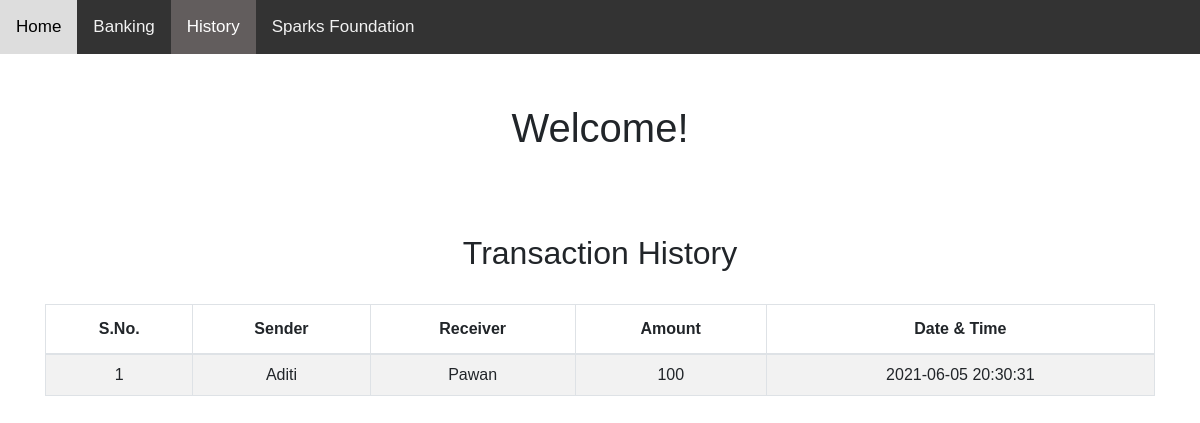
The page /transactionhistory.php on the database its author committed.
### tables this page shows
CREATE TABLE `transaction` (
  `sno` int(3) NOT NULL,
  `sender` text NOT NULL,
  `receiver` text NOT NULL,
  `balance` int(8) NOT NULL,
  `datetime` datetime NOT NULL DEFAULT CURRENT_TIMESTAMP
);

### transactionhistory.php (the view, shortened to what this page needs)
<!DOCTYPE html>
<html>
<head>
<link rel="stylesheet" href="https://cdnjs.cloudflare.com/ajax/libs/font-awesome/4.7.0/css/font-awesome.min.css">
<link rel="stylesheet" href="https://stackpath.bootstrapcdn.com/bootstrap/4.5.2/css/bootstrap.min.css">
<link rel="stylesheet" href="style.css">
</head>
<body>
<div class="topnav" id="myTopnav">
  <a href="index.php" >Home</a>
 <a href="transfermoney.php">Banking</a>
  <a href="transactionhistory.php" class="active" style=" background-color: #625D5D ;">History</a>
  <a href="https://www.thesparksfoundationsingapore.org/">Sparks Foundation</a>
</div>
<section id="main" class="coloured-section">
        <div class="container" style="padding-bottom: 50px; padding-top: 50px;">
            <h1>
                Welcome!
            </h1>
        </div>
    </section>
    <section >
	<div class="container">
        <h2 class="text-center pt-4">Transaction History</h2>
       <br>
       <div class="table-responsive-sm">
    <table class="table table-hover table-striped table-condensed table-bordered">
        <thead>
            <tr>
                <th class="text-center">S.No.</th>
                <th class="text-center">Sender</th>
                <th class="text-center">Receiver</th>
                <th class="text-center">Amount</th>
                <th class="text-center">Date & Time</th>
            </tr>
        </thead>
        <tbody>
        <?php
            include 'config.php';
            $sql ="select * from transaction";
            $query =mysqli_query($conn, $sql);
            while($rows = mysqli_fetch_assoc($query))
            {
        ?>
            <tr>
            <td class="py-2"><?php echo $rows['sno']; ?></td>
            <td class="py-2"><?php echo $rows['sender']; ?></td>
            <td class="py-2"><?php echo $rows['receiver']; ?></td>
            <td class="py-2"><?php echo $rows['balance']; ?> </td>
            <td class="py-2"><?php echo $rows['datetime']; ?> </td>
        <?php
            }
        ?>
        </tbody>
    </table>
    </div>
    </section>
</body>
</html>

### style.css (style rules this page uses)
body { text-align: center; margin: 0; font-family: Arial, Helvetica, sans-serif; }
.topnav { overflow: hidden; background-color: #333; }
.topnav a { float: left; display: block; color: #f2f2f2; text-align: center; padding: 14px 16px; text-decoration: none; font-size: 17px; }
.topnav a.active { background-color: #3359a1; color: white; }

### rows shown on the page
transaction: sno "1", sender "Aditi", receiver "Pawan", balance "100", datetime "2021-06-05 20:30:31"
